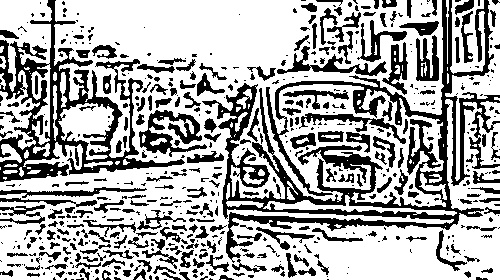
#> input picture Sketch version.jpg, 500 x 280 px
$ python main.py --image 'Sketch version.jpg'
#> lines starting #> are read from the running program, lines starting #| are printed output that depends on the picture
#> the answer given: 1
### blacknwhite_filter.py
import cv2
class BlacknWhite(object):
    """BlacknWhite Filter
        A class that applies BlacknWhite filter to an image.
        The class uses downsampling, bilateral filter and upsampling to create
        a BlacknWhite filter.
    """
    def __init__(self):
        pass

    def render(self, img_rgb):
#> called with img_rgb = 'Sketch version.jpg'
        img_rgb = cv2.imread(img_rgb)
#> img_rgb is the input picture: shape (280, 500, 3); min 0, max 255, mean 170.8
        img_rgb = cv2.resize(img_rgb, (1024,600))
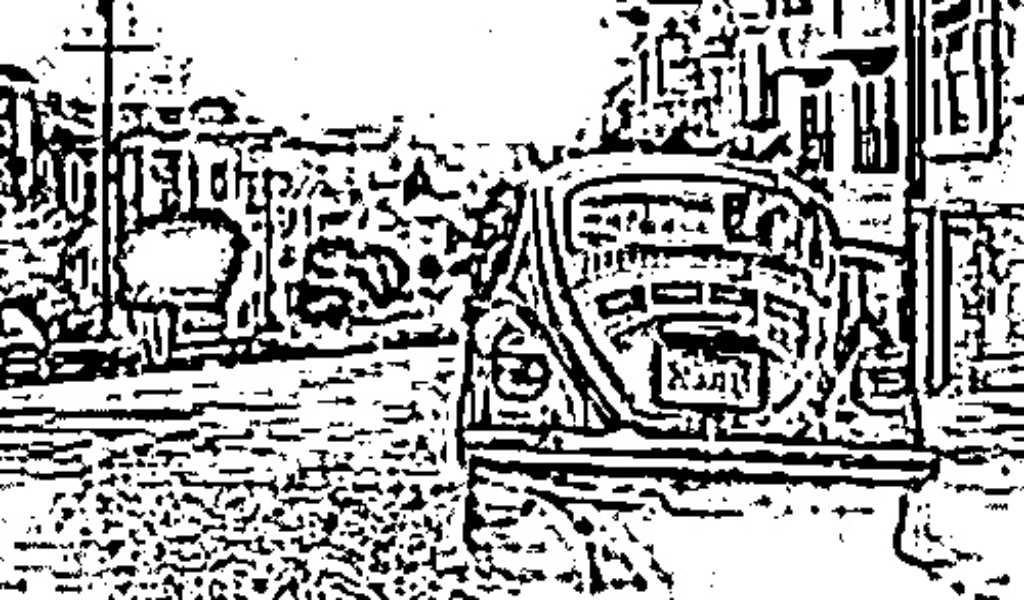
#> img_rgb: shape (600, 1024, 3); min 0, max 255, mean 170.7
        numDownSamples = 2       # number of downscaling steps
        numBilateralFilters = 50  # number of bilateral filtering steps

        # -- STEP 1 --
        # downsample image using Gaussian pyramid
        img_color = img_rgb
        for _ in range(numDownSamples):
            img_color = cv2.pyrDown(img_color)
#> this loop made 2 passes
#> pass 1, in render, `img_color = cv2.pyrDown(img_color)`:
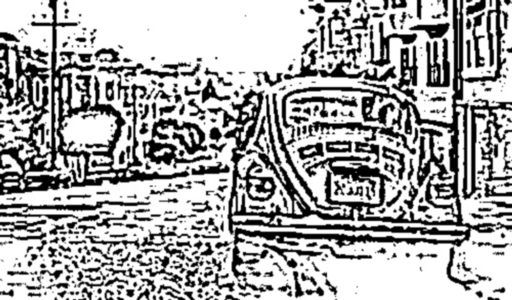
#> img_color: shape (300, 512, 3); min 0, max 255, mean 170.7
#> pass 2, in render, `img_color = cv2.pyrDown(img_color)`:
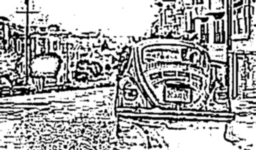
#> img_color: shape (150, 256, 3); min 0, max 255, mean 170.6
        #cv2.imshow("downcolor",img_color)
        #cv2.waitKey(0)
        # repeatedly apply small bilateral filter instead of applying
        # one large filter
        for _ in range(numBilateralFilters):
            img_color = cv2.bilateralFilter(img_color, 9, 9, 7)
        #cv2.imshow("bilateral filter",img_color)
        #cv2.waitKey(0)
        # upsample image to original size
        for _ in range(numDownSamples):
            img_color = cv2.pyrUp(img_color)
#> this loop made 2 passes
#> pass 1, in render, `img_color = cv2.pyrUp(img_color)`:
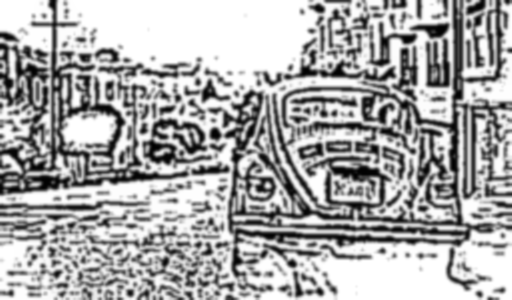
#> img_color: shape (300, 512, 3); min 1, max 255, mean 171
#> pass 2, in render, `img_color = cv2.pyrUp(img_color)`:
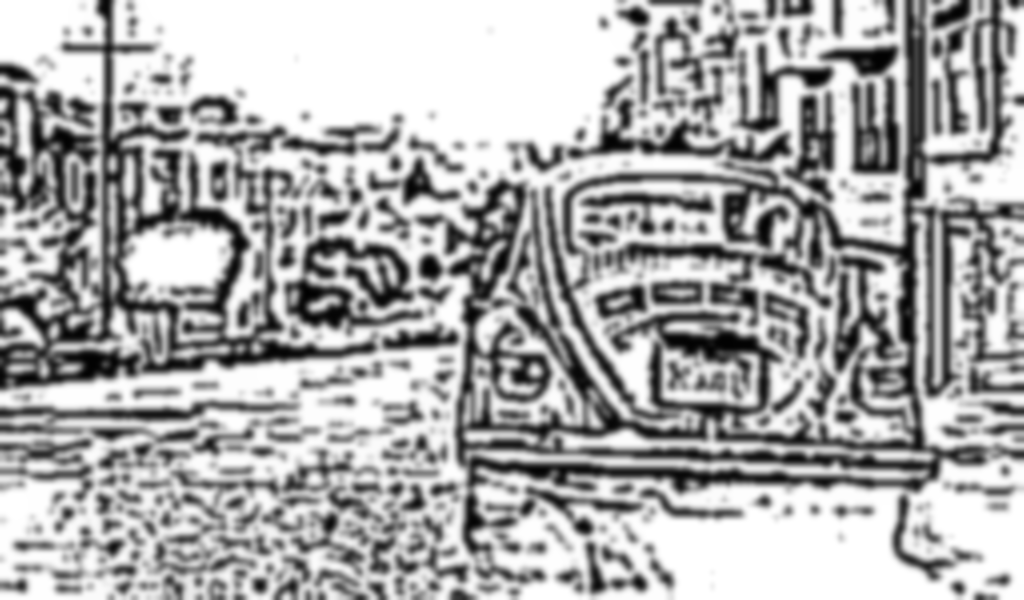
#> img_color: shape (600, 1024, 3); min 1, max 255, mean 171.1
        #cv2.imshow("upscaling",img_color)
        #cv2.waitKey(0)
        # -- STEPS 2 and 3 --
        # convert to grayscale and apply median blur
        img_gray = cv2.cvtColor(img_rgb, cv2.COLOR_RGB2GRAY)
        return img_gray

    def start(self, img_path):
        tmp_canvas =BlacknWhite() #make a temporary object
        file_name = img_path #File_name will come here
        res = tmp_canvas.render(file_name)
        cv2.imwrite("BlacNwhite_version.jpg", res)
        cv2.imshow("BlacNwhite version", res)
        cv2.waitKey(0)
        cv2.destroyAllWindows()
        print("Image saved as 'BlacNwhite_version.jpg'")

### cartoon_filter.py
import cv2
class Cartoonizer(object):
	"""Cartoonizer effect
		A class that applies a cartoon effect to an image.
		The class uses a bilateral filter and adaptive thresholding to create
		a cartoon effect.
	"""
	def __init__(self):
		pass

	# [65 lines left out: functions resize, render, start, not called in this run]

### sketch_filter.py
import cv2
class Sketcher(object):
    """Sketch Filter
        A class that applies Sketch filter to an image.
        The class uses a bilateral filter and adaptive thresholding to create
        a  sketch.
    """
    def __init__(self):
        pass

    # [49 lines left out: functions render, start, not called in this run]


### negative_filter.py
import cv2

# find max GSV
# [6 lines left out: function findMax, not called in this run]

class Negative(object):

    def __init__(self):
        pass

    # [27 lines left out: functions render, start, not called in this run]


### vintage_filter.py
import cv2

class Vintage(object):

    def __init__(self):
        pass

    # [36 lines left out: functions render, start, not called in this run]

### cool_filter.py
import cv2
import numpy as np
from scipy.interpolate import UnivariateSpline

class Cool(object):
    """cool_filter ---
        This class will apply cool filter to an image
        by giving a sky blue effect to the input image.
    """

    def __init__(self):
        # create look-up tables for increasing and decreasing red and blue resp.
        self.increaseChannel = self.LUT_8UC1([0, 64, 128, 192, 256],
                                                 [0, 70, 140, 210, 256])
        self.decreaseChannel = self.LUT_8UC1([0, 64, 128, 192, 256],
                                                 [0, 30,  80, 120, 192])

    # [15 lines left out: function render, not called in this run]

    def LUT_8UC1(self, x, y):
        #Create look-up table using scipy spline interpolation function
        spl = UnivariateSpline(x, y)
        return spl(range(256))

    # [9 lines left out: function start, not called in this run]

### main.py
import argparse as arg
import sys

import blacknwhite_filter
import cartoon_filter
import sketch_filter
import negative_filter
import vintage_filter
import cool_filter

bnw = blacknwhite_filter.BlacknWhite()
crt = cartoon_filter.Cartoonizer()
skch = sketch_filter.Sketcher()
ngtv = negative_filter.Negative()
vntg = vintage_filter.Vintage()
cool = cool_filter.Cool()

parser = arg.ArgumentParser('Image-Filters')

parser.add_argument("-i", "--image", required = True,  metavar = '', help = "Input Image Path")
args = parser.parse_args()

#main function
if __name__ == '__main__':
	print("Please select filter :\n" \
		"1. Black and White\n" \
		"2. Cartoon\n" \
		"3. Cool\n" \
		"4. Sketch\n" \
		"5. Negative\n" \
		"6. Vintage\n" \
		"0 to exit\n")

	filter_num = input("Select filters from 1, 2, 3, 4, 5, 6 : ")
	while(filter_num != 0):
		if(filter_num == "1"):

			bnw.start(args.image)

		elif(filter_num == "2"):

			crt.start(args.image)

		elif(filter_num == "3"):

			cool.start(args.image)

		elif(filter_num == "4"):

			skch.start(args.image)

		elif(filter_num == "5"):

			ngtv.start(args.image)

		elif(filter_num == "6"):

			vntg.start(args.image)

		elif(filter_num == "0"):

			print("Exit")
			sys.exit()

		filter_num = input("\nSelect filters from 1, 2, 3, 4, 5 : ")
#> the answer given: 1
#> (the run stopped early here; a loop or call above may not have finished)
